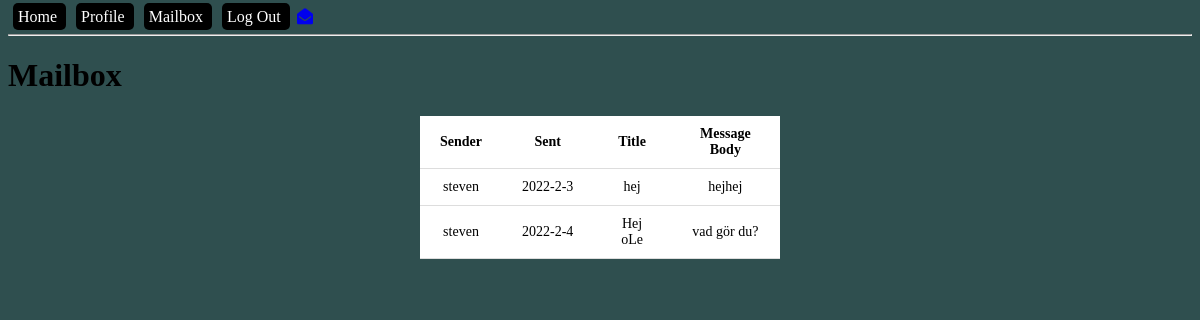
Screenshot of /mailbox (signed in) with the database file from the repository.
### models.py (models this page shows, shortened)
class Message(db.Model):
    id = db.Column(db.Integer, primary_key=True, autoincrement=True)
    title = db.Column(db.String(1000))
    body = db.Column(db.Text)
    read = db.Column(db.BOOLEAN, default=False)
    sent_time = db.Column(db.DateTime, default=datetime.datetime.now())
    sender_id = db.Column(db.Integer, db.ForeignKey('user.id'), nullable=False)

class User(db.Model):
    id = db.Column(db.Integer, primary_key=True, autoincrement=True)
    name = db.Column(db.String(150))
    email = db.Column(db.String(150), unique=True)
    password = db.Column(db.String(100))
    admin = db.Column(db.BOOLEAN, default=False)
    online = db.Column(db.BOOLEAN, default=False)
    sent_messages = db.relationship('Message', backref='sender', lazy=True)
    recv_messages = db.relationship('Message', secondary=message_recv, lazy='subquery',
                                    backref=db.backref('receivers', lazy=True))

### blueprints/user/__init__.py (the view)
@bp_user.get('/mailbox')
def mailbox_get():
    messages = get_user_messages()
    return render_template('mailbox.html', messages=messages)

### app.py (called while the page is built)
def create_app():
    app = Flask(__name__)
    app.config['SECRET_KEY'] = '123secret'
    app.config['SQLALCHEMY_TRACK_MODIFICATIONS'] = False
    app.config['SQLALCHEMY_DATABASE_URI'] = 'sqlite:///db.sqlite'
    db.init_app(app)
    login_manager = LoginManager()
    login_manager.init_app(app)
    @login_manager.user_loader
    def load_user(user_id):
        from models import User
        return User.query.filter_by(id=user_id).first()
    from blueprints.open import bp_open
    app.register_blueprint(bp_open)
    from blueprints.user import bp_user
    app.register_blueprint(bp_user)
    from blueprints.api import bp_api
    app.register_blueprint(bp_api, url_prefix='/api/v1.0')
    from blueprints.admin import bp_admin
    app.register_blueprint(bp_admin)
    from blueprints.ajax import bp_ajax
    app.register_blueprint(bp_ajax)
    return app

### controllers/message_controller.py (called while the page is built)
def get_user_messages():
    return current_user.recv_messages

### templates/mailbox.html (shortened to what this page needs)
{% extends "base-template.html" %}
{% block content %}
    <h1 id="main-heading">Mailbox</h1>
    <table>
        <tr>
            <th>Sender</th>
            <th>Sent</th>
            <th>Title</th>
            <th>Message Body</th>
        </tr>
        {% for message in messages %}
            <tr>
                <td>{{ message.sender.name }}</td>
                {% if message.sent_time is not none %}
                    <td>{{ message.sent_time.year }}-{{ message.sent_time.month }}-{{ message.sent_time.day }}</td>
                {% else %}
                    <td>-</td>
                {% endif %}
                <td>{{ message.title }}</td>
                <td>{{ message.body }}</td>
            </tr>
        {% endfor %}
    </table>
{% endblock %}

### static/css/main.css (style rules this page uses)
body { z-index: -2; font-family: montserrat; background-color: darkslategray; }
table { width: 30%; border-collapse: collapse; left: 35%; position: absolute; background-color: white; }
th, td { border-bottom: 1px solid #dddddd; padding: 10px 20px; font-size: 14px; text-align: center; }

### rows the page displays
Message: sender.name "steven", sent_time.year "2022", sent_time.month "2", sent_time.day "3", title "hej", body "hejhej"
Message: sender.name "steven", sent_time.year "2022", sent_time.month "2", sent_time.day "4", title "Hej oLe", body "vad gör du?"
